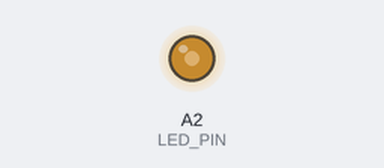
Recording of a sketch running on a simulated Arduino Uno, built with avr-gcc and run on an emulated ATmega328P. On the bench: output pins drawn as LEDs (lit = HIGH).

Above: at 1.23 s.
Timing chart, 0 to 40.0 s (numbered marks = the images above):
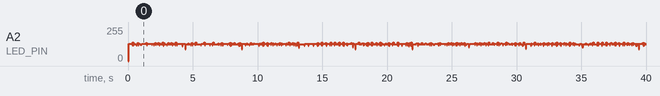

The sketch:

TX_hammingcode.ino
```cpp
// (licence header left out)
//HAMMING CODE APPLIED
//AUTO-CORRECTION 1BIT ERROR

//PARITY FORMAT (HAMMINGCODE) {0, 0, 0, 0, X, 0, 0, 0, X, 0, X, X};
//0 is data, X is parity bit

//LED OUTPUT DECLARE
#define LED_PIN A2

//CLK LENGTH(ms)
#define CLK 5

//inputString Length
//!!!!!!!!!!!!!!!CAUTION!!!!!!!!!!!!!!!!!!
//IT CONSUMES HUGE MEMORY SPACE
#define LEN 100
//!!!!!!!!!!!!!!!!!!!!!!!!!!!!!!!!!!!!!!!!

//SYNCBYTE before transmission start
#define SYNCBYTE 5

//clk boolean
bool clk = 0;

//inputString Setup
char inputString[LEN] = "hello, its reliable test for very very very very very very very long menchester code";

//128BYTE BOOLEAN-ARRAY to store binary text data
bool string_Signal[1024] = {0, };

//sending_value (will updated by xor with clk & data)
bool sending_value = 0;

//for sending loop
int stringIndex = 0;

//for perity loop
int8_t k = 0;

//symbol of start of transmission
//NOT USING FOR NOW
//====================={0, 0, 0, 0, X, 0, 0, 0, X, 0, X, X};
bool _symbol_SOT[12] = {0, 0, 0, 0, 0, 0, 1, 1, 0, 0, 1, 1};

//symbol of end of transmission
//====================={0, 0, 0, 0, X, 0, 0, 0, X, 0, X, X};
bool _symbol_EOT[12] = {0, 0, 0, 0, 0, 0, 1, 0, 1, 0, 1, 0};

//FOR BENCHMARKING=============================
// unsigned long _time_started;
// unsigned long _time_ended;
// char buffer[100];
//FOR BENCHMARKING=============================

void setup() {
  //FOR BENCHMARKING===========================
  // Serial has been disabled since serial comm causes unknown delay
  // Serial.begin(115200);
  //FOR BENCHMARKING===========================
  pinMode(LED_PIN, OUTPUT);
    for (int i = 0; i < strlen(inputString) + SYNCBYTE + 1; i++) {
      if(i < SYNCBYTE){
        for (int j = 0; j < 12; j++) {
            string_Signal[12*i + 11-j] = (1);
        }
      } else if(i == (strlen(inputString) + SYNCBYTE)) {
        for (int j = 0; j < 12; j++) {
            string_Signal[12*i + 11-j] = _symbol_EOT[11 - j];
        }
      } else {
        for (int j = 0; j < 12; j++){
          if(j == 0 || j == 1 || j == 3 || j == 7){
            k += 1;
            continue;
          }else{
            string_Signal[12*i + 11-j] = ((inputString[i - SYNCBYTE] & (0x001 << j - k)) != 0);
          }
        }
        string_Signal[12*i + 11] = (string_Signal[12*i + 11-2]^string_Signal[12*i + 11-4]^string_Signal[12*i + 11-6]^string_Signal[12*i + 11-8]^string_Signal[12*i + 11-10]);
        string_Signal[12*i + 11-1] = (string_Signal[12*i + 11-2]^string_Signal[12*i + 11-5]^string_Signal[12*i + 11-6]^string_Signal[12*i + 11-9]^string_Signal[12*i + 11-10]);
        string_Signal[12*i + 11-3] = (string_Signal[12*i + 11-4]^string_Signal[12*i + 11-5]^string_Signal[12*i + 11-6]^string_Signal[12*i + 11-11]);
        string_Signal[12*i + 11-7] = (string_Signal[12*i + 11-8]^string_Signal[12*i + 11-9]^string_Signal[12*i + 11-10]^string_Signal[12*i + 11-11]);
        k = 0;
      }
    }
    //FOR BENCHMARKING===========================
    // Serial.print("start TRANSMISSION \n");
    //FOR BENCHMARKING===========================
}

void loop() {
  clk = !clk;
  sending_value = clk ^ string_Signal[stringIndex];
  digitalWrite(LED_PIN, sending_value);
  delay(CLK/2);
  clk = !clk;
  sending_value = clk ^ string_Signal[stringIndex];
  digitalWrite(LED_PIN, sending_value);
  delay(CLK/2);
  stringIndex += 1;
  if(stringIndex == (strlen(inputString) + SYNCBYTE + 1) * 12) {
      stringIndex = 0;
      //FOR BENCHMARKING===========================
      // _time_ended = millis();
      // Serial.print("\n");
      // Serial.print((strlen(inputString) + SYNCBYTE + 1) * 8);
      // Serial.print("\n");
      // Serial.print(String((_time_ended) - (_time_started)));
      //FOR BENCHMARKING===========================
      delay(10);
      //FOR BENCHMARKING===========================
      // _time_started = millis();
      //FOR BENCHMARKING===========================
  }
  // digitalWrite(LED_PIN, 0);
}
```
